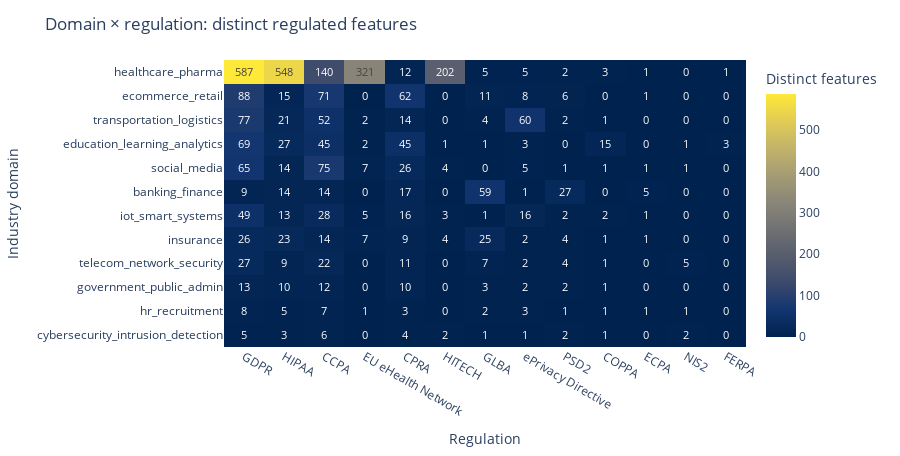

The notebook cell this image was saved under:
### Markdown cell above
### Figure 5: Domain × regulation matrix — distinct regulated features

Each cell reports the **number of distinct features**  that are **validated as Regulated with High confidence** for the corresponding **industry domain** × **regulation** pair.  
Rows (domains) and columns (regulations) are **ordered by their total distinct-feature counts** to make concentration patterns visible.

### Code cell
import plotly.express as px

df5 = merged_df.loc[merged_df['confidence'] == 'High'].copy()

mat = (df5.groupby(['domain', 'reg_id'])['feature_clean']
          .nunique()
          .reset_index(name='distinct_features'))

pivot = (mat.pivot(index='domain', columns='reg_id', values='distinct_features')
            .fillna(0)
            .astype(int))

pivot = pivot.loc[pivot.sum(axis=1) > 0, pivot.sum(axis=0) > 0]

row_order = pivot.sum(axis=1).sort_values(ascending=False).index
col_order = pivot.sum(axis=0).sort_values(ascending=False).index
pivot = pivot.loc[row_order, col_order]

height = max(400, 120 + 28 * len(pivot))
fig5 = px.imshow(
    pivot,
    color_continuous_scale="Cividis",
    text_auto=True,
    aspect="auto",
    labels=dict(color="Distinct features")
)
fig5.update_layout(
    title="Domain × regulation: distinct regulated features",
    xaxis_title="Regulation",
    yaxis_title="Industry domain",
    coloraxis_colorbar=dict(title="Distinct features"),
    width=None,
    height=height,
    margin=dict(l=80, r=40, t=60, b=60)
)

# Improve text legibility on light cells
fig5.update_traces(textfont=dict(size=11))
fig5.show()

### Figure 1 — Plotly figure (JSON) as saved in the notebook; plotly's stock layout.template omitted (floating-point values rounded to 4 significant figures; data arrays with more than 128 entries replaced by an {"elided": "..."} marker saying what was removed)
{"data": [{"coloraxis": "coloraxis", "hovertemplate": "reg_id: %{x}<br>domain: %{y}<br>Distinct features: %{z}<extra></extra>", "name": "0", "textfont": {"size": 11}, "texttemplate": "%{z}", "type": "heatmap", "x": ["GDPR", "HIPAA", "CCPA", "EU eHealth Network", "CPRA", "HITECH", "GLBA", "ePrivacy Directive", "PSD2", "COPPA", "ECPA", "NIS2", "FERPA"], "xaxis": "x", "y": ["healthcare_pharma", "ecommerce_retail", "transportation_logistics", "education_learning_analytics", "social_media", "banking_finance", "iot_smart_systems", "insurance", "telecom_network_security", "government_public_admin", "hr_recruitment", "cybersecurity_intrusion_detection"], "yaxis": "y", "z": {"elided": "12x13 int values"}}], "layout": {"coloraxis": {"colorbar": {"title": {"text": "Distinct features"}}, "colorscale": [[0, "#00224e"], [0.1111, "#123570"], [0.2222, "#3b496c"], [0.3333, "#575d6d"], [0.4444, "#707173"], [0.5556, "#8a8678"], [0.6667, "#a59c74"], [0.7778, "#c3b369"], [0.8889, "#e1cc55"], [1, "#fee838"]]}, "height": 456, "margin": {"b": 60, "l": 80, "r": 40, "t": 60}, "title": {"text": "Domain × regulation: distinct regulated features"}, "xaxis": {"anchor": "y", "domain": [0, 1], "title": {"text": "Regulation"}}, "yaxis": {"anchor": "x", "autorange": "reversed", "domain": [0, 1], "title": {"text": "Industry domain"}}}}
